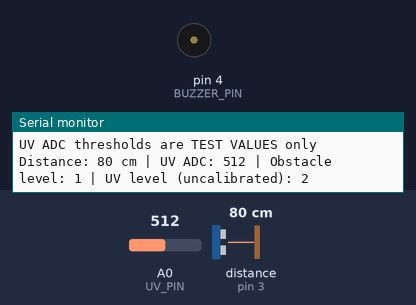
Bench run of a sketch on a simulated Arduino Nano, built with avr-gcc and run on an emulated ATmega328P. Parts: buzzer (waves = sounding), the last lines printed to the serial monitor. Wiring (inferred from the names in the program): ultrasonic range finder: trigger pin 2; echo pin 3. The inputs (shaded band) are chosen by the test bench; at power-on: distance to the obstacle (sensor on pin 3) 80 cm, A0 (UV_PIN) = 512. The echo pulse lasts 58.3 µs per cm.

Above: at 1.2 s.
1.3 s: distance to the obstacle (sensor on pin 3) set to 4 cm
At 1.55 s:
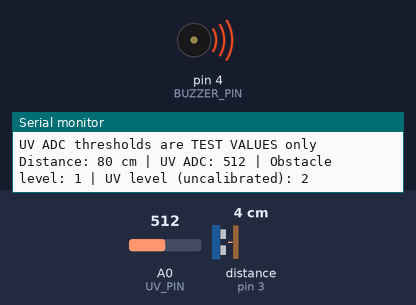
4.3 s: distance to the obstacle (sensor on pin 3) set to 2 cm
At 5.5 s:
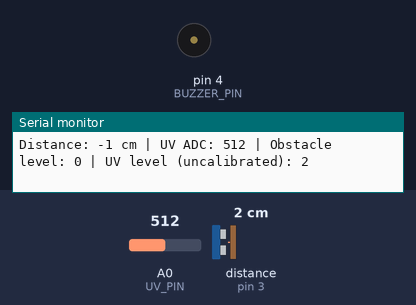
5.9 s: distance to the obstacle (sensor on pin 3) set to 9 cm
Timing chart, 0 to 14.9 s (numbered marks = the images above; inputs shaded):
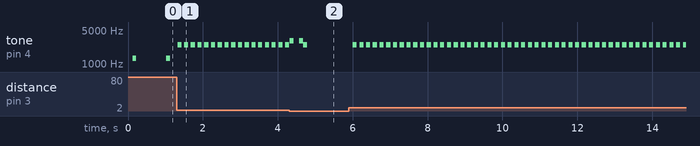

The sketch:

SmartGlasses.ino
```cpp
/*
  Smart Glasses - Buzzer Prototype
  Board: Arduino Nano (ATmega328P)
  Sensors: HC-SR04, GUVA-S12SD analog UV module
  Output: 5V passive buzzer

  Connections:
    HC-SR04: VCC->5V, GND->GND, TRIG->D2, ECHO->D3
    GUVA-S12SD: VCC->supported supply voltage, GND->GND, OUT->A0
    Passive buzzer (+)->D4, (-)->GND (only if buzzer current is low)

  IMPORTANT: UV_HIGH_ADC and UV_VERY_HIGH_ADC are uncalibrated
  example ADC values, NOT UV Index thresholds. Calibrate before use.
  This is a prototype, NOT a replacement for a mobility cane.
*/

#define TRIG_PIN 2
#define ECHO_PIN 3
#define BUZZER_PIN 4
#define UV_PIN A0

// Obstacle thresholds, in centimeters
const int DIST_DANGER_CM = 30;
const int DIST_NEAR_CM = 50;
const int DIST_MAX_CM = 100;

// TEST ONLY: calibrate these for the specific GUVA-S12SD module
const int UV_HIGH_ADC = 100;
const int UV_VERY_HIGH_ADC = 200;

const unsigned long SENSOR_PERIOD_MS = 120;
const unsigned long SERIAL_PERIOD_MS = 800;
const unsigned long UV_REPEAT_MS = 30000;
const unsigned long UV_ON_MS = 110;
const unsigned long UV_OFF_MS = 140;

int distanceCm = -1;
int uvRaw = 0;
int obstacleLevel = 0;
int previousObstacleLevel = 0;
int uvLevel = 0;
int previousUVLevel = 0;

unsigned long lastSensorAt = 0;
unsigned long lastSerialAt = 0;
unsigned long obstacleCycleAt = 0;
unsigned long lastUVAlertAt = 0;
bool uvAlertEverPlayed = false;

// UV sound sequence is an asynchronous state machine
bool uvPlaying = false;
int uvBeepCount = 0;
int uvBeepIndex = 0;
bool uvToneOn = false;
unsigned long uvStepAt = 0;

int readDistanceCm() {
  digitalWrite(TRIG_PIN, LOW);
  delayMicroseconds(2);
  digitalWrite(TRIG_PIN, HIGH);
  delayMicroseconds(10);
  digitalWrite(TRIG_PIN, LOW);

  unsigned long duration = pulseIn(ECHO_PIN, HIGH, 25000UL);
  if (duration == 0) return -1; // Timeout / invalid reading

  int cm = (int)(duration * 0.0343f / 2.0f);
  if (cm < 2 || cm > 400) return -1;
  return cm;
}

int readUVRaw() {
  long sum = 0;
  for (byte i = 0; i < 8; i++) {
    sum += analogRead(UV_PIN);
  }
  return (int)(sum / 8);
}

int classifyObstacle(int cm) {
  if (cm < 0 || cm > DIST_MAX_CM) return 0;
  if (cm < DIST_DANGER_CM) return 3;
  if (cm < DIST_NEAR_CM) return 2;
  return 1;
}

int classifyUV(int reading) {
  if (reading >= UV_VERY_HIGH_ADC) return 2;
  if (reading >= UV_HIGH_ADC) return 1;
  return 0;
}

void stopUVSound() {
  uvPlaying = false;
  uvToneOn = false;
  noTone(BUZZER_PIN);
}

void beginUVSound(unsigned long now) {
  uvPlaying = true;
  uvBeepCount = (uvLevel == 2) ? 3 : 2;
  uvBeepIndex = 0;
  uvToneOn = true;
  uvStepAt = now;
  lastUVAlertAt = now;
  uvAlertEverPlayed = true;
  tone(BUZZER_PIN, 3000);
}

void updateUVSound(unsigned long now) {
  if (!uvPlaying) return;

  if (uvToneOn && now - uvStepAt >= UV_ON_MS) {
    noTone(BUZZER_PIN);
    uvToneOn = false;
    uvStepAt = now;
    ++uvBeepIndex;
    if (uvBeepIndex >= uvBeepCount) {
      uvPlaying = false;
    }
  } else if (!uvToneOn && now - uvStepAt >= UV_OFF_MS) {
    tone(BUZZER_PIN, 3000);
    uvToneOn = true;
    uvStepAt = now;
  }
}

void updateObstacleSound(unsigned long now) {
  // Higher danger => faster beeps. No blocking delay().
  unsigned long period;
  unsigned long onTime;
  unsigned int frequency;

  if (obstacleLevel == 3) {
    period = 180; onTime = 110; frequency = 2500;
  } else if (obstacleLevel == 2) {
    period = 400; onTime = 100; frequency = 1900;
  } else {
    period = 900; onTime = 100; frequency = 1300;
  }

  unsigned long phase = (now - obstacleCycleAt) % period;
  if (phase < onTime) {
    tone(BUZZER_PIN, frequency);
  } else {
    noTone(BUZZER_PIN);
  }
}

void setup() {
  pinMode(TRIG_PIN, OUTPUT);
  pinMode(ECHO_PIN, INPUT);
  pinMode(UV_PIN, INPUT);
  pinMode(BUZZER_PIN, OUTPUT);
  digitalWrite(TRIG_PIN, LOW);
  noTone(BUZZER_PIN);

  Serial.begin(9600);
  Serial.println(F("Smart Glasses - buzzer version"));
  Serial.println(F("UV ADC thresholds are TEST VALUES only"));
}

void loop() {
  unsigned long now = millis();

  if (now - lastSensorAt >= SENSOR_PERIOD_MS) {
    lastSensorAt = now;
    distanceCm = readDistanceCm();
    uvRaw = readUVRaw();

    int newObstacle = classifyObstacle(distanceCm);
    if (newObstacle != obstacleLevel) {
      obstacleCycleAt = millis(); // restart beep immediately on zone change
    }
    obstacleLevel = newObstacle;
    uvLevel = classifyUV(uvRaw);
  }

  now = millis();
  if (obstacleLevel == 0 && previousObstacleLevel > 0) {
    noTone(BUZZER_PIN); // stop the last obstacle beep
  }
  if (obstacleLevel > 0) {
    if (uvPlaying) stopUVSound(); // obstacle always has priority
    updateObstacleSound(now);
  } else {
    // Record a new UV warning when reaching a higher risk zone.
    // Repeat only occasionally while the level stays elevated.
    bool uvIncreased = uvLevel > previousUVLevel;
    bool uvRepeatDue = !uvAlertEverPlayed ||
                       (now - lastUVAlertAt >= UV_REPEAT_MS);

    if (uvLevel == 0) {
      if (uvPlaying) stopUVSound();
      noTone(BUZZER_PIN);
      uvAlertEverPlayed = false;
    } else {
      if (!uvPlaying && (uvIncreased || uvRepeatDue)) {
        beginUVSound(now);
      }
      updateUVSound(now);
    }
  }
  previousUVLevel = uvLevel;
  previousObstacleLevel = obstacleLevel;

  if (now - lastSerialAt >= SERIAL_PERIOD_MS) {
    lastSerialAt = now;
    Serial.print(F("Distance: "));
    Serial.print(distanceCm);
    Serial.print(F(" cm | UV ADC: "));
    Serial.print(uvRaw);
    Serial.print(F(" | Obstacle level: "));
    Serial.print(obstacleLevel);
    Serial.print(F(" | UV level (uncalibrated): "));
    Serial.println(uvLevel);
  }
}
```

Measured:
- the behaviour switches between 3 and 2 cm on distance to the obstacle (sensor on pin 3) (found by bisection; images 1 and 2)
- after the input at 1.3 s, tone on pin 4 (BUZZER_PIN): alternates 2500 Hz for 0.11 s and silent for 0.07 s, starting at once
- by itself, tone on pin 4 (BUZZER_PIN): alternates 1300 Hz for 0.10 s and silent for 0.80 s
